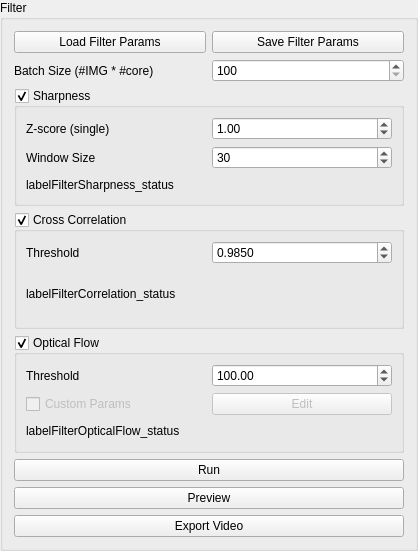
<?xml version="1.0" encoding="UTF-8"?>
<ui version="4.0">
 <class>FilterWidget</class>
 <widget class="QGroupBox" name="FilterWidget">
  <property name="geometry">
   <rect>
    <x>0</x>
    <y>0</y>
    <width>418</width>
    <height>551</height>
   </rect>
  </property>
  <property name="sizePolicy">
   <sizepolicy hsizetype="Minimum" vsizetype="Minimum">
    <horstretch>0</horstretch>
    <verstretch>0</verstretch>
   </sizepolicy>
  </property>
  <property name="windowTitle">
   <string>GroupBox</string>
  </property>
  <property name="title">
   <string>Filter</string>
  </property>
  <layout class="QVBoxLayout" name="verticalLayout">
   <item>
    <layout class="QHBoxLayout" name="horizontalLayoutFilterParams">
     <item>
      <widget class="QPushButton" name="pushButtonFilterParams_load">
       <property name="sizePolicy">
        <sizepolicy hsizetype="Minimum" vsizetype="Fixed">
         <horstretch>0</horstretch>
         <verstretch>0</verstretch>
        </sizepolicy>
       </property>
       <property name="text">
        <string>Load Filter Params</string>
       </property>
      </widget>
     </item>
     <item>
      <widget class="QPushButton" name="pushButtonFilterParams_save">
       <property name="sizePolicy">
        <sizepolicy hsizetype="Minimum" vsizetype="Fixed">
         <horstretch>0</horstretch>
         <verstretch>0</verstretch>
        </sizepolicy>
       </property>
       <property name="text">
        <string>Save Filter Params</string>
       </property>
      </widget>
     </item>
    </layout>
   </item>
   <item>
    <layout class="QHBoxLayout" name="horizontalLayoutFilterGlobal_batchSize">
     <property name="sizeConstraint">
      <enum>QLayout::SetDefaultConstraint</enum>
     </property>
     <item>
      <widget class="QLabel" name="labelFilterGlobal_batchSize">
       <property name="sizePolicy">
        <sizepolicy hsizetype="Minimum" vsizetype="Minimum">
         <horstretch>0</horstretch>
         <verstretch>0</verstretch>
        </sizepolicy>
       </property>
       <property name="toolTip">
        <string/>
       </property>
       <property name="text">
        <string>Batch Size (#IMG * #core)</string>
       </property>
      </widget>
     </item>
     <item>
      <widget class="QSpinBox" name="spinBoxFilterGlobal_batchSize">
       <property name="toolTip">
        <string>Memory dependent</string>
       </property>
       <property name="minimum">
        <number>100</number>
       </property>
       <property name="maximum">
        <number>50000</number>
       </property>
       <property name="singleStep">
        <number>10</number>
       </property>
      </widget>
     </item>
    </layout>
   </item>
   <item>
    <widget class="QGroupBox" name="groupBoxFilterSharpness">
     <property name="sizePolicy">
      <sizepolicy hsizetype="Minimum" vsizetype="Minimum">
       <horstretch>0</horstretch>
       <verstretch>0</verstretch>
      </sizepolicy>
     </property>
     <property name="title">
      <string>Sharpness</string>
     </property>
     <property name="checkable">
      <bool>true</bool>
     </property>
     <layout class="QVBoxLayout" name="verticalLayout_2">
      <item>
       <layout class="QHBoxLayout" name="horizontalLayoutFilterSharpness_zscore">
        <item>
         <widget class="QLabel" name="labelFilterSharpness_zscore">
          <property name="sizePolicy">
           <sizepolicy hsizetype="Preferred" vsizetype="Minimum">
            <horstretch>0</horstretch>
            <verstretch>0</verstretch>
           </sizepolicy>
          </property>
          <property name="text">
           <string>Z-score (single)</string>
          </property>
         </widget>
        </item>
        <item>
         <widget class="QDoubleSpinBox" name="doubleSpinBoxFilterSharpness_zscore">
          <property name="sizePolicy">
           <sizepolicy hsizetype="Minimum" vsizetype="Fixed">
            <horstretch>0</horstretch>
            <verstretch>0</verstretch>
           </sizepolicy>
          </property>
          <property name="showGroupSeparator" stdset="0">
           <bool>false</bool>
          </property>
          <property name="decimals">
           <number>2</number>
          </property>
          <property name="maximum">
           <double>10.000000000000000</double>
          </property>
          <property name="singleStep">
           <double>0.100000000000000</double>
          </property>
          <property name="value">
           <double>1.000000000000000</double>
          </property>
         </widget>
        </item>
       </layout>
      </item>
      <item>
       <layout class="QHBoxLayout" name="horizontalLayoutFilterSharpness_windowSize">
        <item>
         <widget class="QLabel" name="labelFilterSharpness_windowSize">
          <property name="sizePolicy">
           <sizepolicy hsizetype="Preferred" vsizetype="Minimum">
            <horstretch>0</horstretch>
            <verstretch>0</verstretch>
           </sizepolicy>
          </property>
          <property name="text">
           <string>Window Size</string>
          </property>
         </widget>
        </item>
        <item>
         <widget class="QSpinBox" name="spinBoxFilterSharpness_windowSize">
          <property name="toolTip">
           <string>Memory dependent</string>
          </property>
          <property name="minimum">
           <number>2</number>
          </property>
          <property name="maximum">
           <number>1000</number>
          </property>
          <property name="singleStep">
           <number>10</number>
          </property>
          <property name="value">
           <number>30</number>
          </property>
         </widget>
        </item>
       </layout>
      </item>
      <item>
       <widget class="QLabel" name="labelFilterSharpness_status">
        <property name="sizePolicy">
         <sizepolicy hsizetype="Preferred" vsizetype="Minimum">
          <horstretch>0</horstretch>
          <verstretch>0</verstretch>
         </sizepolicy>
        </property>
        <property name="text">
         <string>labelFilterSharpness_status</string>
        </property>
        <property name="wordWrap">
         <bool>true</bool>
        </property>
       </widget>
      </item>
     </layout>
    </widget>
   </item>
   <item>
    <widget class="QGroupBox" name="groupBoxFilterCorrelation">
     <property name="sizePolicy">
      <sizepolicy hsizetype="Preferred" vsizetype="Minimum">
       <horstretch>0</horstretch>
       <verstretch>0</verstretch>
      </sizepolicy>
     </property>
     <property name="title">
      <string>Cross Correlation</string>
     </property>
     <property name="checkable">
      <bool>true</bool>
     </property>
     <layout class="QVBoxLayout" name="verticalLayout_3">
      <item>
       <layout class="QHBoxLayout" name="horizontalLayoutFilterCorrelation_threshold">
        <item>
         <widget class="QLabel" name="labelFilterCorrelation_threshold">
          <property name="sizePolicy">
           <sizepolicy hsizetype="Preferred" vsizetype="Minimum">
            <horstretch>0</horstretch>
            <verstretch>0</verstretch>
           </sizepolicy>
          </property>
          <property name="text">
           <string>Threshold</string>
          </property>
         </widget>
        </item>
        <item>
         <widget class="QDoubleSpinBox" name="doubleSpinBoxFilterCorrelation_threshold">
          <property name="sizePolicy">
           <sizepolicy hsizetype="Minimum" vsizetype="Fixed">
            <horstretch>0</horstretch>
            <verstretch>0</verstretch>
           </sizepolicy>
          </property>
          <property name="showGroupSeparator" stdset="0">
           <bool>false</bool>
          </property>
          <property name="decimals">
           <number>4</number>
          </property>
          <property name="maximum">
           <double>1.000000000000000</double>
          </property>
          <property name="singleStep">
           <double>0.010000000000000</double>
          </property>
          <property name="value">
           <double>0.985000000000000</double>
          </property>
         </widget>
        </item>
       </layout>
      </item>
      <item>
       <widget class="QLabel" name="labelFilterCorrelation_status">
        <property name="sizePolicy">
         <sizepolicy hsizetype="Preferred" vsizetype="Minimum">
          <horstretch>0</horstretch>
          <verstretch>0</verstretch>
         </sizepolicy>
        </property>
        <property name="text">
         <string>labelFilterCorrelation_status</string>
        </property>
       </widget>
      </item>
     </layout>
    </widget>
   </item>
   <item>
    <widget class="QGroupBox" name="groupBoxFilterOpticalFlow">
     <property name="sizePolicy">
      <sizepolicy hsizetype="Preferred" vsizetype="Minimum">
       <horstretch>0</horstretch>
       <verstretch>0</verstretch>
      </sizepolicy>
     </property>
     <property name="title">
      <string>Optical Flow</string>
     </property>
     <property name="checkable">
      <bool>true</bool>
     </property>
     <layout class="QVBoxLayout" name="verticalLayout_4">
      <item>
       <layout class="QHBoxLayout" name="horizontalLayoutFilterOpticalFlow_threshold">
        <item>
         <widget class="QLabel" name="labelFilterOpticalFlow_threshold">
          <property name="sizePolicy">
           <sizepolicy hsizetype="Preferred" vsizetype="Minimum">
            <horstretch>0</horstretch>
            <verstretch>0</verstretch>
           </sizepolicy>
          </property>
          <property name="text">
           <string>Threshold</string>
          </property>
         </widget>
        </item>
        <item>
         <widget class="QDoubleSpinBox" name="doubleSpinBoxFilterOpticalFlow_threshold">
          <property name="sizePolicy">
           <sizepolicy hsizetype="Minimum" vsizetype="Fixed">
            <horstretch>0</horstretch>
            <verstretch>0</verstretch>
           </sizepolicy>
          </property>
          <property name="showGroupSeparator" stdset="0">
           <bool>false</bool>
          </property>
          <property name="maximum">
           <double>1000.000000000000000</double>
          </property>
          <property name="value">
           <double>100.000000000000000</double>
          </property>
         </widget>
        </item>
       </layout>
      </item>
      <item>
       <layout class="QHBoxLayout" name="horizontalLayoutFilterOpticalFlow_customParams">
        <item>
         <widget class="QCheckBox" name="checkOpticalFlow_customParams">
          <property name="enabled">
           <bool>false</bool>
          </property>
          <property name="sizePolicy">
           <sizepolicy hsizetype="Minimum" vsizetype="Minimum">
            <horstretch>0</horstretch>
            <verstretch>0</verstretch>
           </sizepolicy>
          </property>
          <property name="text">
           <string>Custom Params</string>
          </property>
         </widget>
        </item>
        <item>
         <widget class="QPushButton" name="pushButtonOpticalFlow_editParams">
          <property name="enabled">
           <bool>false</bool>
          </property>
          <property name="sizePolicy">
           <sizepolicy hsizetype="Minimum" vsizetype="Fixed">
            <horstretch>0</horstretch>
            <verstretch>0</verstretch>
           </sizepolicy>
          </property>
          <property name="text">
           <string>Edit</string>
          </property>
         </widget>
        </item>
       </layout>
      </item>
      <item>
       <widget class="QLabel" name="labelFilterOpticalFlow_status">
        <property name="sizePolicy">
         <sizepolicy hsizetype="Preferred" vsizetype="Minimum">
          <horstretch>0</horstretch>
          <verstretch>0</verstretch>
         </sizepolicy>
        </property>
        <property name="text">
         <string>labelFilterOpticalFlow_status</string>
        </property>
       </widget>
      </item>
     </layout>
    </widget>
   </item>
   <item>
    <widget class="QPushButton" name="pushButtonFilterGlobal_run">
     <property name="text">
      <string>Run</string>
     </property>
    </widget>
   </item>
   <item>
    <widget class="QPushButton" name="pushButtonFilterGlobal_preview">
     <property name="text">
      <string>Preview</string>
     </property>
    </widget>
   </item>
   <item>
    <widget class="QPushButton" name="pushButtonFilterGlobal_export">
     <property name="text">
      <string>Export Video</string>
     </property>
    </widget>
   </item>
  </layout>
 </widget>
 <resources/>
 <connections>
  <connection>
   <sender>checkOpticalFlow_customParams</sender>
   <signal>toggled(bool)</signal>
   <receiver>pushButtonOpticalFlow_editParams</receiver>
   <slot>setEnabled(bool)</slot>
   <hints>
    <hint type="sourcelabel">
     <x>102</x>
     <y>621</y>
    </hint>
    <hint type="destinationlabel">
     <x>237</x>
     <y>499</y>
    </hint>
   </hints>
  </connection>
 </connections>
</ui>
